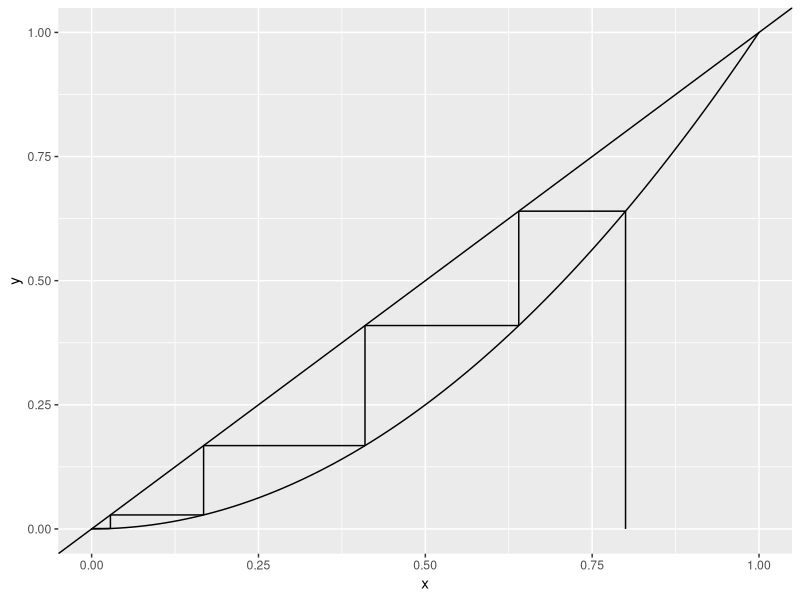

Write R code to recreate this figure.
## ---- chunk 1
knitr::opts_chunk$set(echo = TRUE)
library(tidyverse)
## ---- chunk 2
# declare your function here:
func <- function(x){
  return(x ^ 2) # function
}

get_function_data <- function(range = c(-1, 1), steps = 100){
  x <- seq(from = range[1], to = range[2], length.out = steps)
  
  y <- array(dim = steps) 
  for(i in 1:length(x)){
    y[i] <- func(x[i])
    } 
  
  return(data.frame(x = x, y = y))
}

graphical_iterator <- function(x_0, N = 100){ 
  
  start <- x_0 
  vert <- FALSE 
  
  xstarts <- c(start)
  ystarts <- c(0)
  xends <- c(start)
  yends <- c(func(start)) 
  
  # iteratively get the coordinates of the next segment points
  for(i in 1:(2 * N)) 
    # range = 2 * N because every step will be described by two segments
  {
    # if the last segment was vertical, the next must be horizontal
    if(vert){
      xstarts <- c(xstarts, start)
      ystarts <- c(ystarts, start)
      xends <- c(xends, start)
      yends <- c(yends, func(start)) 
      vert <- FALSE
    }
    else{
      xstarts <- c(xstarts, start)
      ystarts <- c(ystarts, func(start)) 
      xends <- c(xends, func(start)) 
      yends <- c(yends, func(start)) 
      vert <- TRUE
      start <- func(start) # update start value
    }
  }
  return(data.frame(xstarts, ystarts, xends, yends))
}

plot_data <- get_function_data(range = c(0,1))
cobweb_traject <- graphical_iterator(x_0 = 0.8, N = 100)

plot_data %>% 
  ggplot(aes(x, y)) +
  geom_line() +
  geom_abline() + 
  geom_segment(data = cobweb_traject, aes(x = xstarts, y = ystarts, xend = xends, 
                                          yend = yends))
